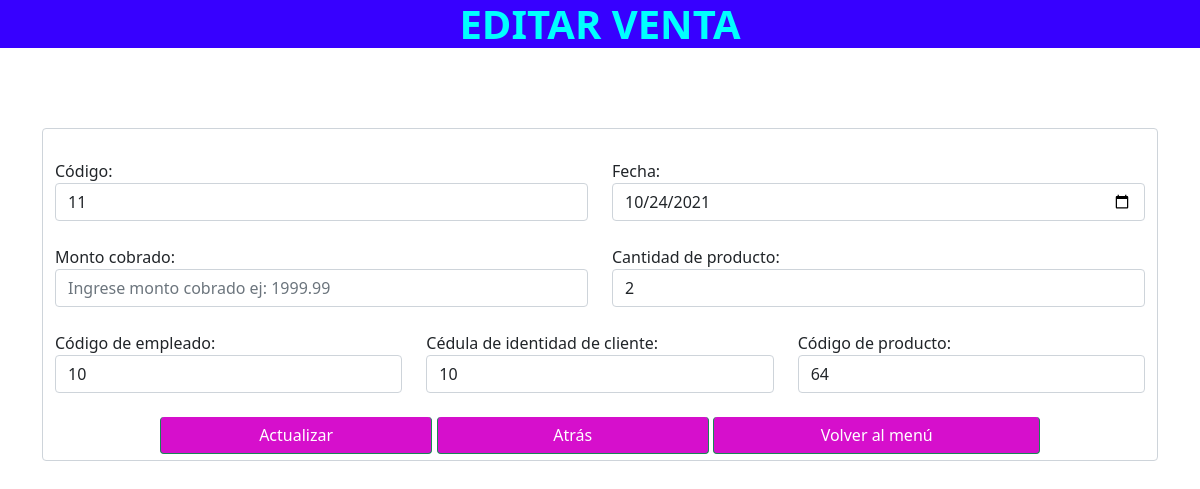
Page /update_venta.php?codigo=11 on the earlier database version.
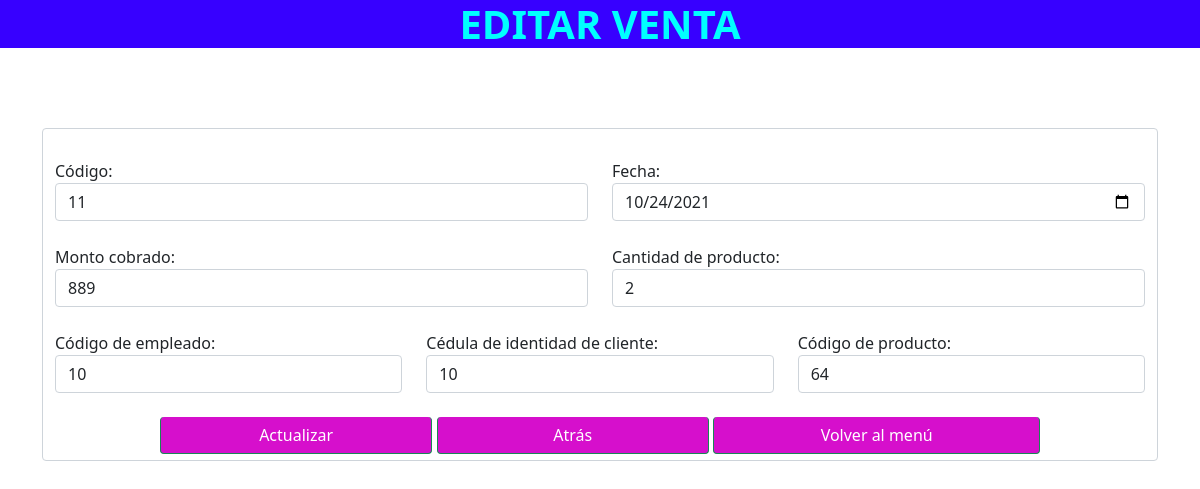
Same page on the later database version.
### tables this page shows
CREATE TABLE `VENTA` (
  `codigo` int NOT NULL,
  `fecha` date NOT NULL,
  `cantidad_producto` int NOT NULL,
  `EMPLEADO_codigo` int NOT NULL,
  `CLIENTE_ci` int NOT NULL,
  `codigo_PRODUCTO` int DEFAULT NULL,
  `monto_cobrado` float(5,0) DEFAULT NULL
);

### update_venta.php (the view, shortened to what this page needs)
<!DOCTYPE html>
<html lang="en">
<head>
    <link href="https://cdn.jsdelivr.net/npm/bootstrap@5.1.3/dist/css/bootstrap.min.css" rel="stylesheet">
    <link rel="stylesheet" href="css/style.css">
</head>
<body>
    <?php
        include("db.php");
        if(isset($_GET['codigo'])) {
            $codigo = $_GET['codigo'];
            $query = "SELECT codigo, fecha, monto_cobrado, cantidad_producto, EMPLEADO_codigo, CLIENTE_ci, codigo_PRODUCTO FROM VENTA where codigo='$codigo'";
            $result = mysqli_query($conn, $query);
            if(mysqli_num_rows($result) == 1){
                $row = mysqli_fetch_array($result);
                $codigo = $row['codigo'];
                $fecha = $row['fecha'];
                $monto = $row['monto_cobrado'];
                $cantidad = $row['cantidad_producto'];
                $empleado = $row['EMPLEADO_codigo'];
                $cliente = $row['CLIENTE_ci'];
                $prod = $row['codigo_PRODUCTO'];
            }
        }
    ?>
    <div class="form-group">
        <center><h1 class="titulo"><b>EDITAR VENTA</b></h1></center>
        <div class="container"><br><br><br>
            <div class="form-control"><br>
                <form action="update_venta.php?codigo=<?php echo $_GET['codigo'];?>" onsubmit="return validarform()" method="POST" name="formulario">
                    <div class="row">
                        <div class="col">
                            <span>Código:</span>
                            <input type="number" min="0" value="<?php echo($codigo)?>" id="codigo" name="codigo" class="form-control" placeholder="Ingrese código de venta" required>
                        </div>
                        <div class="col">
                            <span>Fecha:</span>
                            <input type="date" min="2021-10-10" value="<?php echo($fecha)?>" required id="fecha" name="fecha" class="form-control" required>
                        </div>
                    </div><br>
                    <div class="row">
                        <div class="col">
                            <span>Monto cobrado:</span>
                            <input type="number"  id="monto" value="<?php echo($monto)?>" name="monto"class="form-control" step="0.01"  min="0" placeholder="Ingrese monto cobrado ej: 1999.99" required>
                        </div>
                        <div class="col">
                            <span>Cantidad de producto:</span>
                            <input type="number" id="cantidad" value="<?php echo($cantidad)?>" name="cantidad" min="0" class="form-control" placeholder="Ingrese la cantidad de producto ej: 10" required>
                        </div>
                    </div><br>
                    <div class="row">
                        <div class="col">
                            <span>Código de empleado:</span>
                            <input type="number" id="empleado" value="<?php echo($empleado)?>" name="empleado" class="form-control" placeholder="Ingrese código de empleado"required>
                        </div>
                        <div class="col">
                            <span>Cédula de identidad de cliente:</span>
                            <input type="number" id="cliente" name="cliente" value="<?php echo($cliente)?>"class="form-control" placeholder="Ingrese cédula de identidad del cliente" required>
                        </div>
                        <div class="col">
                            <span>Código de producto:</span>
                            <input type="number" id="prod" name="prod"  value="<?php echo($prod)?>" class="form-control" placeholder="Ingrese código del producto" required>
                        </div>
                    </div><br>
                    <center><input type="submit" class="btn btn-success btn-block" value="Actualizar" id="actualizar" name="actualizar">
                    <input type="button" class="btn btn-success btn-block" onclick="location.href='http://karmaland.cochasoft.com/reporte_venta.php';"value="Atrás">
                    <input type="button" class="btn btn-success btn-block" id="main" onclick="location.href='http://karmaland.cochasoft.com/user.php';" value="Volver al menú" /></center>
                </form>
            </div>
        </div>
    </div>
</body>
</html>

### css/style.css (style rules this page uses)
.titulo { background-color: rgb(55, 0, 255); text-shadow: aqua; }
h1 { color: aqua; }
body { background-image: url(/icono/fondo.jpg); }
.btn { width: 25%; background-color: rgb(214, 15, 204); border-top: 0px; }
#main { width: 30%; }

Differences in the rows shown:
changed venta id 11: monto (not shown) → "889"
